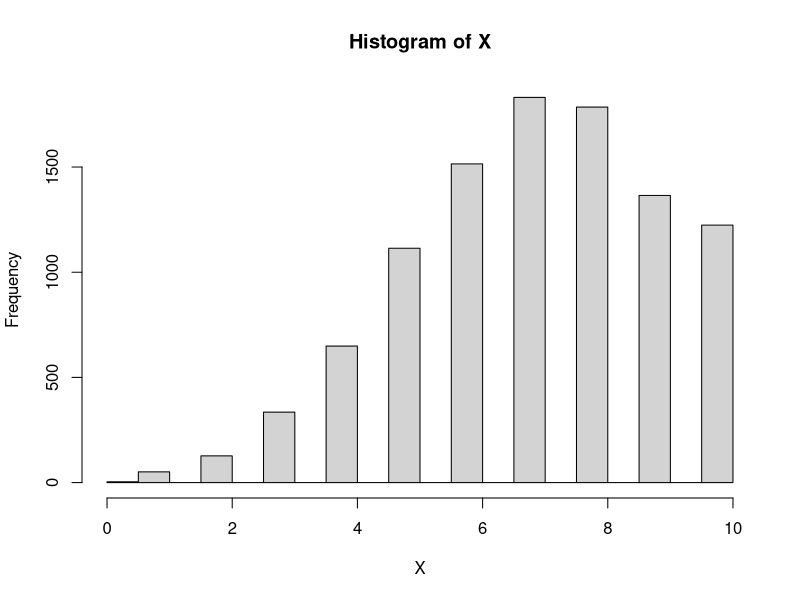
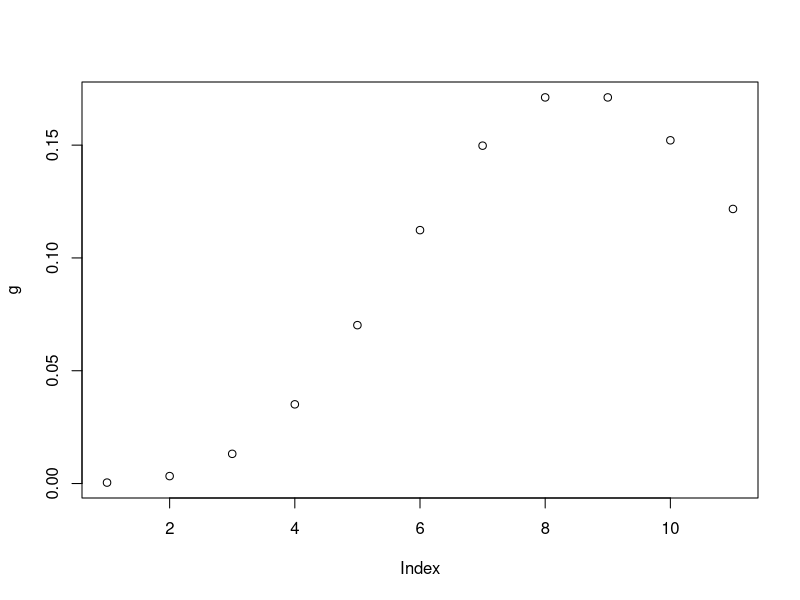
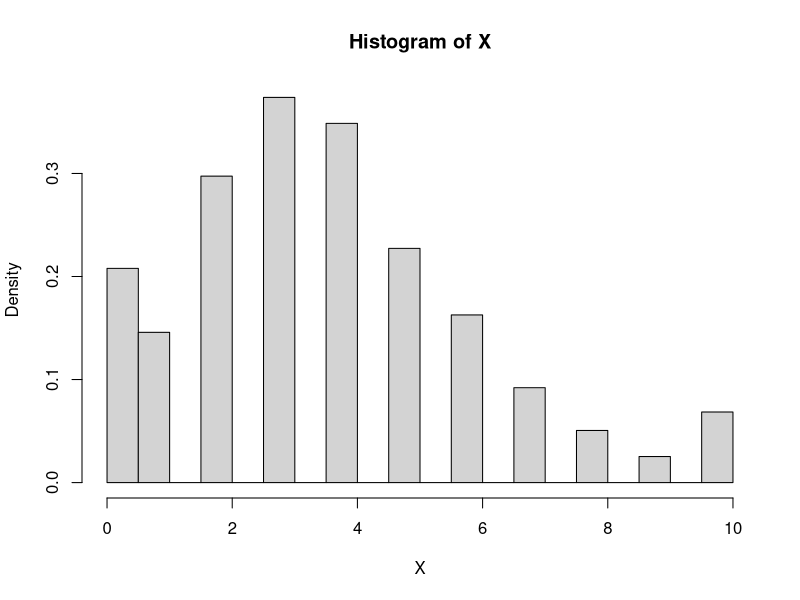
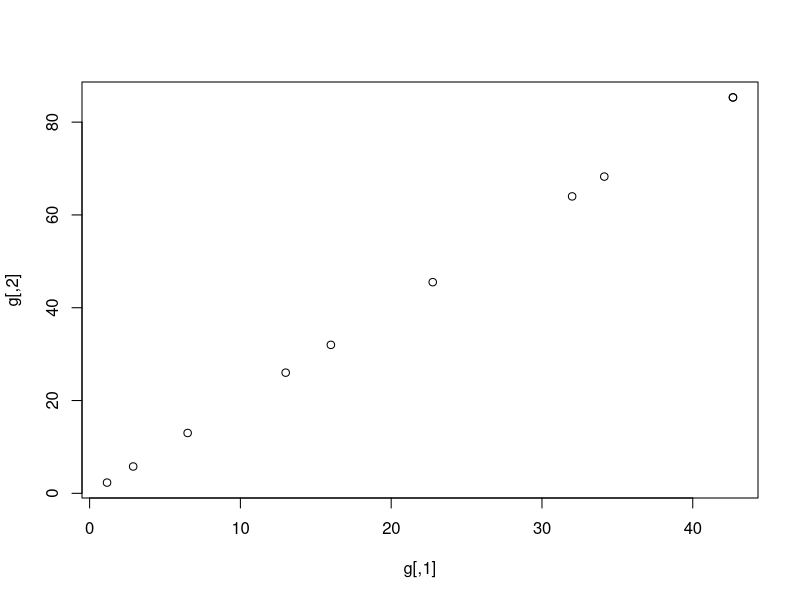

Generate these figures, in order, with R: (Note: this script raises an error after producing the figures.)
#### ??velse 6

## Det f??rste!!
A = rep(8,10)
AA = 8
for (j in 0:length(A)){
  A[j] = (AA^j)/factorial(j)
}
X = vector()
xx = 0:10
g = (AA^xx/factorial(xx))/sum(A)
X[1]=1
N.iter = 10000
for (i in 2:N.iter){
  x = X[i-1]
  Y = floor(runif(1,0,11))
  Y
  if (g[Y+1]>=g[x+1]){
    X[i]=Y
  } else {
    X[i]=sample(c(Y,x),1,replace = TRUE, prob = c(g[Y+1]/g[x+1],1-g[Y+1]/g[x+1]))
  }
}
hist(X)
plot(g)

densityX = rle(sort(X))
densityX = densityX[["lengths"]]/N.iter
chisq.test(densityX,g) # p-value = 0.2423


######### i og j
A1 = 4
A2 = 4
ii = 1:5
jj = 1:5
g = matrix(NA, 10, 10)
for (j in 1:10){
  for ( i in 1:10){
    g[i,j] = (A1^i)/factorial(i)*(A2^j)/factorial(j)
  }
}
x =c(1,1)
X = matrix(x,1, 2)
N.iter = 10000
n = 10
for (i in 2:N.iter){
  Y = floor(runif(2,0,11))
  Y
  if (all(g[Y+1]>=g[x+1])){
    x=Y
  } else {
    E = runif(2,0,1)
    if (all(E < g[Y]/g[x])){
      x = Y
    }
  }
  X = rbind(X,x)
}

densityX = vector()

for (i in 1:10){
  for (j in 1:10){
    densityX = c(densityX,length(X[X==c(i,j)]))
  }
}
densityX=densityX/N.iter

# dev.new()
hist(X, freq = FALSE)
chisq.test(densityX,c(g)) # p-value = 0.2504
plot(g)


######### Co-ordinatewise
A1 = 4
A2 = 4
ii = 1:5
jj = 1:5
g = matrix(NA, 10, 10)
for (j in 1:10){
  for ( i in 1:10){
    g[i,j] = (A1^i)/factorial(i)*(A2^j)/factorial(j)
  }
}
x =c(1,1)
X = matrix(x,1, 2)
N.iter = 10000
n = 10
for (i in 2:N.iter){
  Y = floor(runif(2,0,11))
  Y
  if (g[Y+1][1]>=g[x+1][1]){
    x[1]=Y[1]
  } else {
    E = runif(2,0,1)
    if (E[1] < g[Y][1]/g[x][1]){
      x[1] = Y[1]
    }
  }
  if (g[Y+1][2]>=g[x+1][2]){
    x[2]=Y[2]
  } else {
    E = runif(2,0,1)
    if (E[2] < g[Y][2]/g[x][2]){
      x[2] = Y[2]
    }
  }
  X = rbind(X,x)
}

densityX = vector()

for (i in 1:10){
  for (j in 1:10){
    densityX = c(densityX,length(X[X==c(i,j)]))
  }
}
densityX=densityX/N.iter

# dev.new()
hist(X, freq = FALSE)
chisq.test(densityX,c(g)) # p-value = 0.2504
plot(g)


######### GIBBS
A1 = 4
A2 = 4
ii = 1:5
jj = 1:5
g = matrix(NA, 10, 10)
for (j in 1:10){
  for ( i in 1:10){
    g[i,j] = (A1^i)/factorial(i)*(A2^j)/factorial(j)
  }
}

x =c(1,1)
X = matrix(x,1, 2)
N.iter = 10000
n = 10
for (i in 2:N.iter){
  good = FALSE
  while (good == FALSE){
    Y = floor(runif(2,0,11))
    Y
    if (g[Y+1][1]>=g[x+1][1]){
      x[1]=Y[1]
    } else {
      x[1]=x[1]
      }
    if (g[Y+1][2]>=g[x+1][2]){
      x[2]=Y[2]
    } else {
      x[2]=x[2]
    }
    X = rbind(X,x)
    if (dim(X)[1]>3 && x == X[i-1,] && x==X[i-2,] && x==X[i-3,]){
      X = head(X,-2)
      print('hel')
      good = TRUE
    }
  }
}
densityX = vector()

for (i in 1:10){
  for (j in 1:10){
    densityX = c(densityX,length(X[X==c(i,j)]))
  }
}
densityX=densityX/N.iter

# dev.new()
hist(X, freq = FALSE)
chisq.test(densityX,c(g)) # p-value = 0.2504
plot(g)




######### abr dim func
abrmarkov = function(dimension,callType,X0,n){


  dimension = 2
  callType = c(4,4)
  dimension = 2
  X0 =c(3,3)
  n =10

  gFunction = function(cord,callType,dimension){

    g = 1
    for (i in 1:dimension){
    g = g*(callType[i]^(cord[i]))/factorial(cord[i])

    }
    return(g)
  }

  x = X0
  X = matrix(X,1, length(x))
  N.iter = 10000
  for (i in 2:N.iter){
    Y = floor(runif(length(x),0,n+1))
    Y
    if (all( gFunction(Y,callType,dimension)>= gFunction(x,callType,dimension))){
      x=Y
    } else {
      E = runif(length(x),0,1)
      if (all(E < gFunction(Y,callType,dimension)/gFunction(x,callType,dimension))){
        x = Y
      }
    }
    X = rbind(X,x)
  }

  densityX = vector()


  result = X
  return(result)

}


plot(X[,1],X[,3])

X
